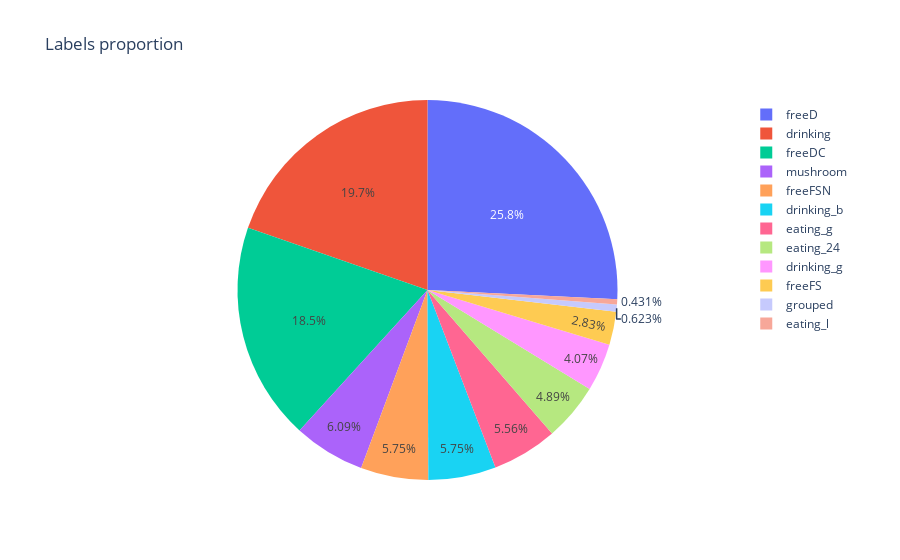

Notebook source saved alongside this figure:
### Code cell
fig = px.pie(dd, values='value', names='variable', title='Labels proportion')
fig.show()

### Figure 1 — Plotly figure (JSON) as saved in the notebook; plotly's stock layout.template omitted (floating-point values rounded to 4 significant figures; data arrays with more than 128 entries replaced by an {"elided": "..."} marker saying what was removed)
{"data": [{"domain": {"x": [0.0, 1.0], "y": [0.0, 1.0]}, "hovertemplate": "variable=%{label}<br>value=%{value}<extra></extra>", "labels": {"elided": "1456 str values"}, "legendgroup": "", "name": "", "showlegend": true, "values": {"elided": "1456 mixed values"}, "type": "pie"}], "layout": {"legend": {"tracegroupgap": 0}, "title": {"text": "Labels proportion"}}}
